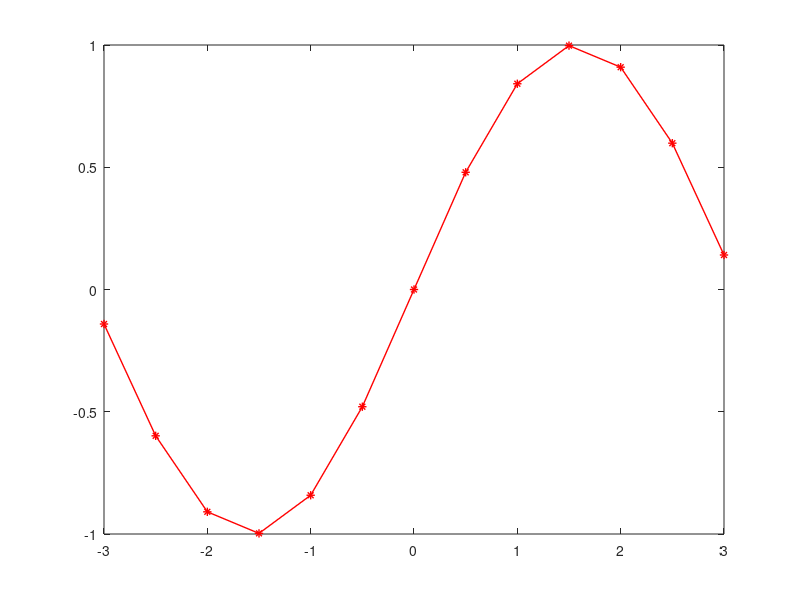

Reproduce this figure in MATLAB.
% Sử dụng thư viện hàm có sẵn của MATLAB => nhanh, chính xác, ít bị lỗi
t = -3:0.5:3;                  % 
x = sin(t);                    % hàm lượng giác
y = exp(t/2) - 1.5;            % hàm mũ
z = abs(x);                    % hàm giá trị tuyệt đối
% ...
plot(t,x,"LineStyle","-","Color","r","LineWidth",1,"Marker","*")